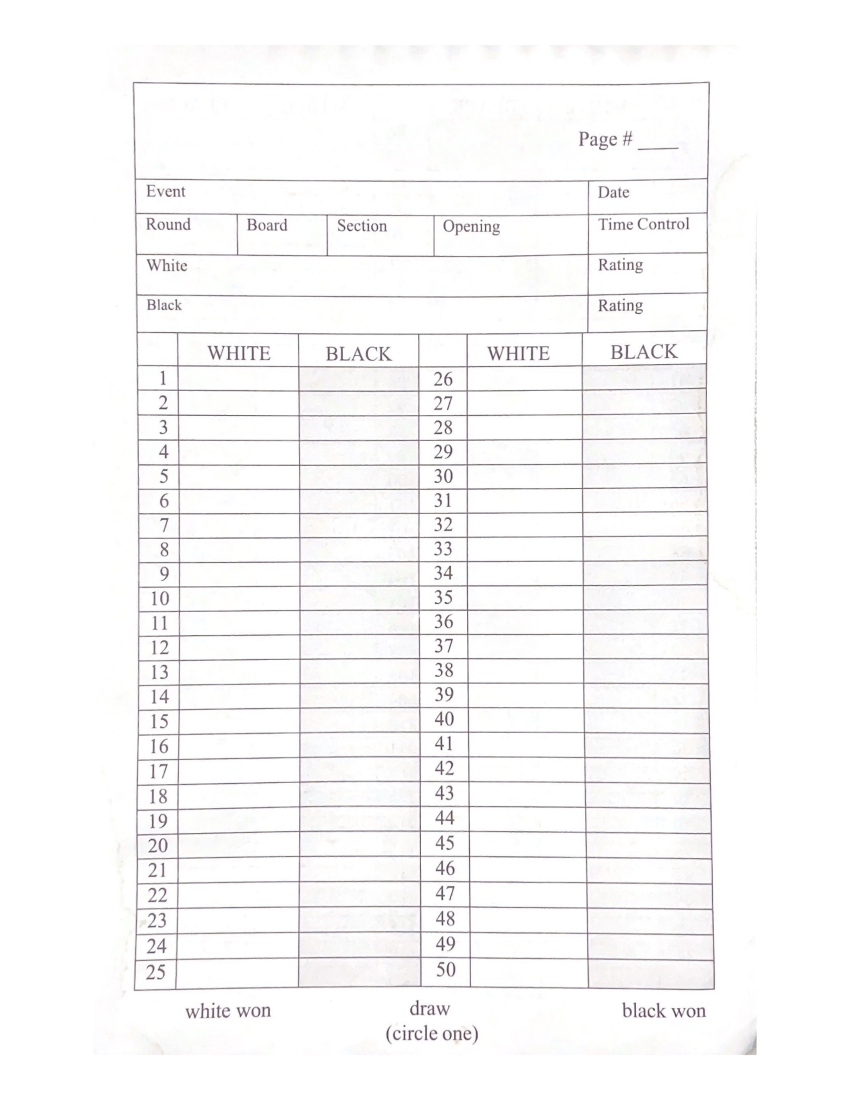
#> input picture sample/align-template.png, 2550 x 3300 px (shown at 1/3 size)
$ python -i algs.py   (imports and definitions only)
#> lines starting #> are read from the running program, lines starting #| are printed output that depends on the picture; after the words box and inside, x2 and y2 are one past the last pixel; in counts of white or black regions, pixels touching at a corner belong together
#> further down, picture is the input picture: shape (3300, 2550, 3); mean B, G, R 248.4, 248.2, 248.7
import cv2
import numpy as np
import imutils
import argparse
from boxdetect import config
from boxdetect.pipelines import get_boxes

# [26 lines left out: function align_images, not called in this run]

def bold_images(image):

    gray = cv2.cvtColor(image, cv2.COLOR_BGR2GRAY)
    blurred = cv2.GaussianBlur(gray, (7, 7), 0)
    thresh = cv2.adaptiveThreshold(blurred, 255, cv2.ADAPTIVE_THRESH_MEAN_C, cv2.THRESH_BINARY_INV, 21, 10)
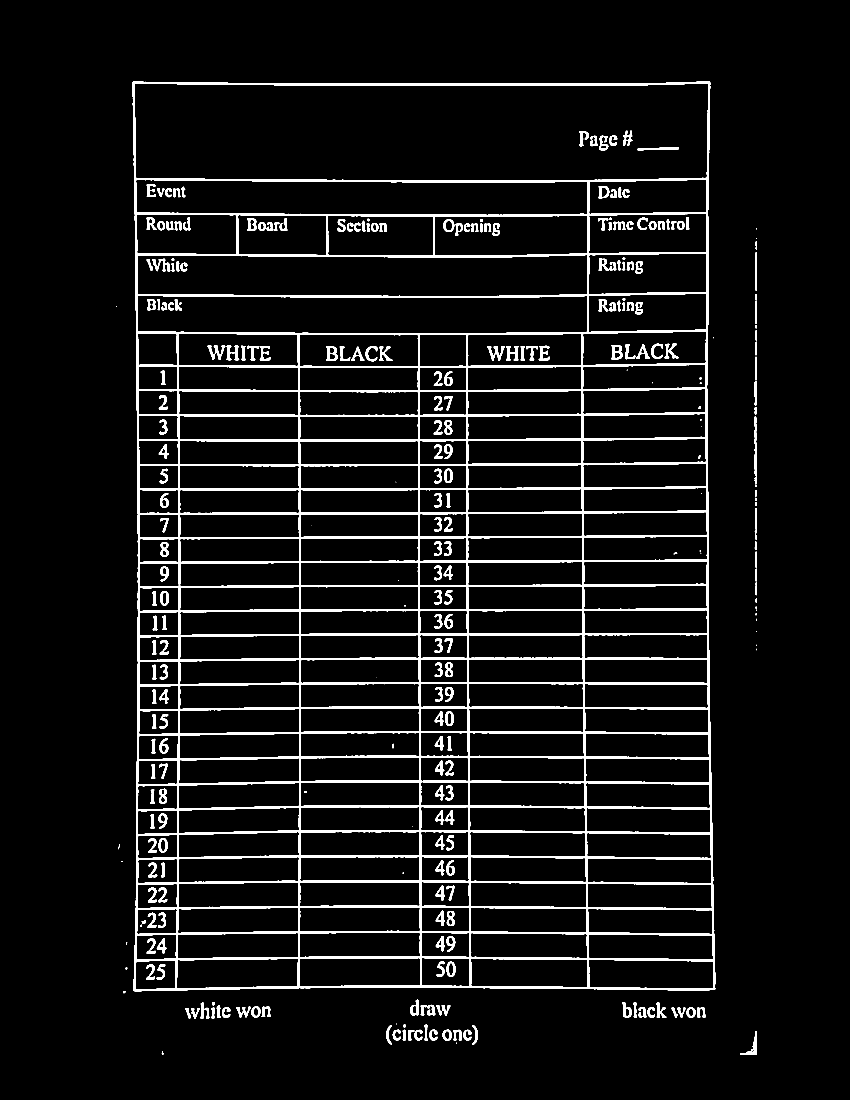
#> thresh: shape (3300, 2550) (shown at 1/3 size); 5.9% white; 296 white regions (32 under 20 px), largest, box (x1, y1, x2, y2) and area: (397, 244, 2146, 2974) 399962, (2263, 1249, 2271, 1452) 1130, (1461, 1038, 1514, 1082) 874

    kernel = np.ones((3, 3), np.uint8)
    bold_image = cv2.erode(thresh, kernel, iterations=1)
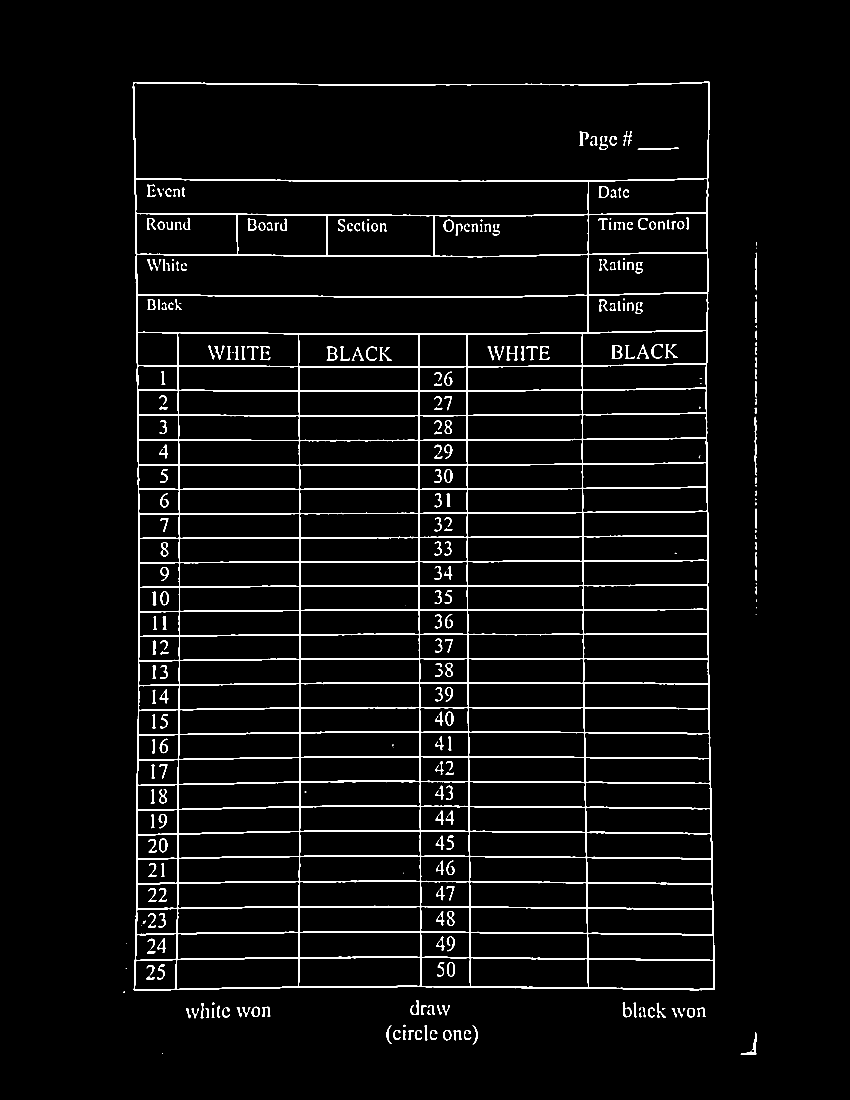
#> bold_image: shape (3300, 2550) (shown at 1/3 size); 3.7% white; 326 white regions (33 under 20 px), largest, box (x1, y1, x2, y2) and area: (398, 245, 2145, 2973) 256311, (2264, 1250, 2270, 1427) 590, (2222, 3096, 2269, 3164) 571
    bold_image = cv2.bitwise_not(bold_image)
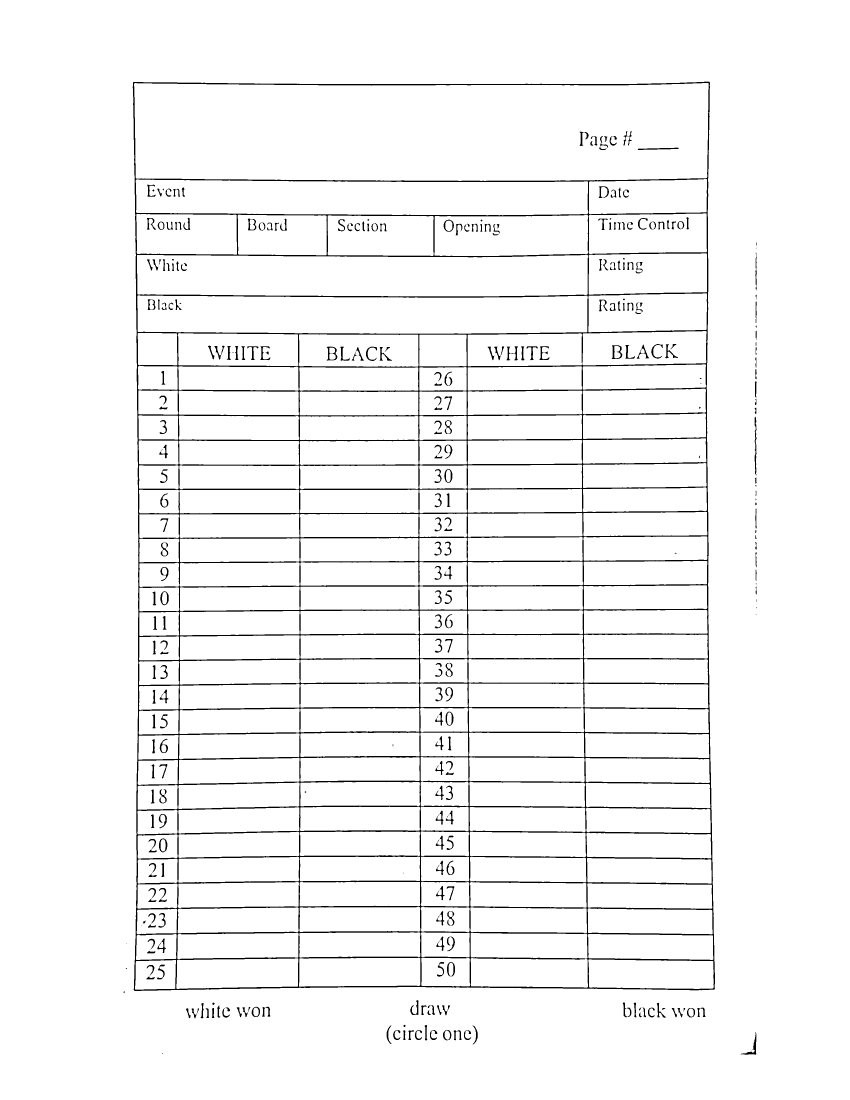
#> bold_image: shape (3300, 2550) (shown at 1/3 size); 96.3% white; 326 black regions (33 under 20 px), largest, box (x1, y1, x2, y2) and area: (398, 245, 2145, 2973) 256311, (2264, 1250, 2270, 1427) 590, (2222, 3096, 2269, 3164) 571
    return bold_image

# [26 lines left out: functions boxing_alg, arg_maker, not called in this run]

def create_file(filename, content):
    with open(filename, 'w') as f:
        f.write(content)

>>> import cv2
>>> picture = cv2.imread('sample/align-template.png')
>>> result = bold_images(picture)
